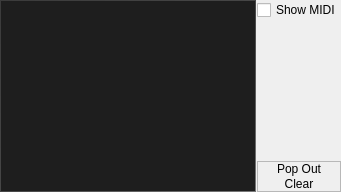
        <widget class="QWidget" name="pageMasterOutput">
         <layout class="QGridLayout" name="gridLayout_8">
          <property name="leftMargin">
           <number>0</number>
          </property>
          <property name="topMargin">
           <number>0</number>
          </property>
          <property name="rightMargin">
           <number>0</number>
          </property>
          <property name="bottomMargin">
           <number>0</number>
          </property>
          <property name="horizontalSpacing">
           <number>1</number>
          </property>
          <item row="0" column="0">
           <widget class="QTextBrowser" name="textBrowser">
            <property name="maximumSize">
             <size>
              <width>16777215</width>
              <height>16777215</height>
             </size>
            </property>
            <property name="font">
             <font>
              <family>Lucida Sans</family>
              <pointsize>8</pointsize>
              <weight>50</weight>
              <italic>false</italic>
              <bold>false</bold>
             </font>
            </property>
            <property name="styleSheet">
             <string notr="true">QTextBrowser{
	background-color: rgb(30,30,30);
	color: rgb(150,150,150);
	border: 1px solid;
	border-top-color: qlineargradient(spread:pad, x1:1, y1:0, x2:0, y2:0, stop:0 rgba(70, 70, 70, 255), stop:1 rgba(59, 59, 59, 255));
	border-left-color: qlineargradient(spread:pad, x1:0, y1:1, x2:0, y2:0, stop:0 rgba(70, 70, 70, 255), stop:1 rgba(59, 59, 59, 255));
	border-right-color: qlineargradient(spread:pad, x1:0, y1:1, x2:0, y2:0, stop:0 rgba(120, 120, 120, 255), stop:1 rgba(70, 70, 70, 255));
	border-bottom-color: qlineargradient(spread:pad, x1:1, y1:0, x2:0, y2:0, stop:0 rgba(120, 120, 120, 255), stop:1 rgba(70, 70, 70, 255));
}

/* No horizontal scrollbar used; Hide ugly line below vertical scrollbar. */
QScrollBar:horizontal {
	height: 0;
}</string>
            </property>
            <property name="html">
             <string>&lt;!DOCTYPE HTML PUBLIC &quot;-//W3C//DTD HTML 4.0//EN&quot; &quot;http://www.w3.org/TR/REC-html40/strict.dtd&quot;&gt;
&lt;html&gt;&lt;head&gt;&lt;meta name=&quot;qrichtext&quot; content=&quot;1&quot; /&gt;&lt;style type=&quot;text/css&quot;&gt;
p, li { white-space: pre-wrap; }
&lt;/style&gt;&lt;/head&gt;&lt;body style=&quot; font-family:'Lucida Sans'; font-size:8pt; font-weight:400; font-style:normal;&quot;&gt;
&lt;p style=&quot;-qt-paragraph-type:empty; margin-top:0px; margin-bottom:0px; margin-left:0px; margin-right:0px; -qt-block-indent:0; text-indent:0px;&quot;&gt;&lt;br /&gt;&lt;/p&gt;&lt;/body&gt;&lt;/html&gt;</string>
            </property>
           </widget>
          </item>
          <item row="0" column="2">
           <layout class="QVBoxLayout" name="verticalLayout_9">
            <item>
             <widget class="QCheckBox" name="checkBox_ConsoleShowMidiMessages">
              <property name="toolTip">
               <string>Show received MIDI messages in console</string>
              </property>
              <property name="text">
               <string>Show MIDI</string>
              </property>
             </widget>
            </item>
            <item>
             <spacer name="verticalSpacer_2">
              <property name="orientation">
               <enum>Qt::Vertical</enum>
              </property>
              <property name="sizeHint" stdset="0">
               <size>
                <width>20</width>
                <height>40</height>
               </size>
              </property>
             </spacer>
            </item>
            <item>
             <widget class="QFrame" name="frame_18">
              <property name="sizePolicy">
               <sizepolicy hsizetype="Minimum" vsizetype="Preferred">
                <horstretch>0</horstretch>
                <verstretch>0</verstretch>
               </sizepolicy>
              </property>
              <property name="styleSheet">
               <string notr="true">QFrame {
	min-height: 3em;
	max-height: 3em;
}</string>
              </property>
              <property name="frameShape">
               <enum>QFrame::StyledPanel</enum>
              </property>
              <property name="frameShadow">
               <enum>QFrame::Raised</enum>
              </property>
              <property name="buttonFrame" stdset="0">
               <bool>true</bool>
              </property>
              <layout class="QGridLayout" name="gridLayout_38">
               <property name="leftMargin">
                <number>0</number>
               </property>
               <property name="topMargin">
                <number>0</number>
               </property>
               <property name="rightMargin">
                <number>0</number>
               </property>
               <property name="bottomMargin">
                <number>0</number>
               </property>
               <property name="spacing">
                <number>1</number>
               </property>
               <item row="1" column="0">
                <widget class="QPushButton" name="pushButton_ShowConsole">
                 <property name="sizePolicy">
                  <sizepolicy hsizetype="Minimum" vsizetype="Minimum">
                   <horstretch>0</horstretch>
                   <verstretch>0</verstretch>
                  </sizepolicy>
                 </property>
                 <property name="toolTip">
                  <string>Show pop-out console</string>
                 </property>
                 <property name="styleSheet">
                  <string notr="true">border-bottom-left-radius: 0;
border-bottom-right-radius: 0;
</string>
                 </property>
                 <property name="text">
                  <string>Pop Out</string>
                 </property>
                </widget>
               </item>
               <item row="2" column="0">
                <widget class="QPushButton" name="pushButton_ClearConsole">
                 <property name="sizePolicy">
                  <sizepolicy hsizetype="Minimum" vsizetype="Minimum">
                   <horstretch>0</horstretch>
                   <verstretch>0</verstretch>
                  </sizepolicy>
                 </property>
                 <property name="maximumSize">
                  <size>
                   <width>16777215</width>
                   <height>16777215</height>
                  </size>
                 </property>
                 <property name="toolTip">
                  <string>Clear console</string>
                 </property>
                 <property name="styleSheet">
                  <string notr="true">border-top-left-radius: 0;
border-top-right-radius: 0;
</string>
                 </property>
                 <property name="text">
                  <string>Clear</string>
                 </property>
                </widget>
               </item>
              </layout>
             </widget>
            </item>
           </layout>
          </item>
         </layout>
        </widget>
